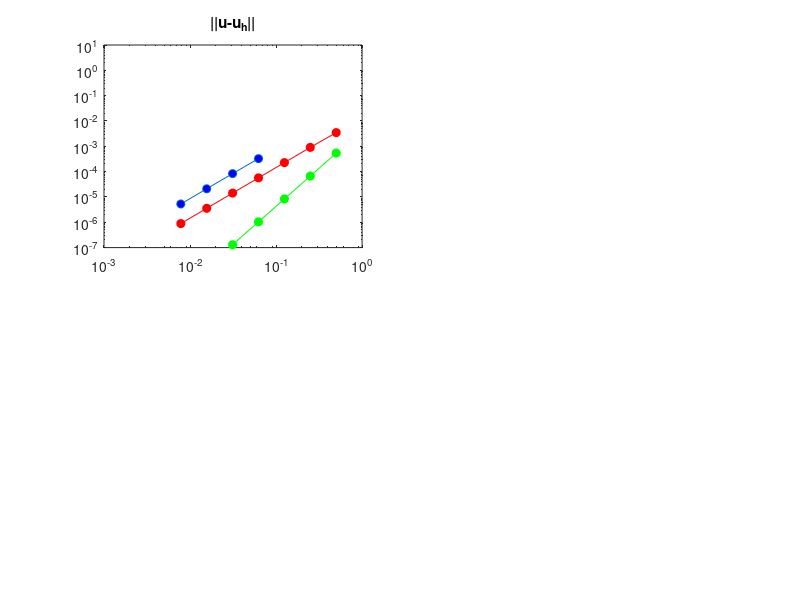

This figure's MATLAB source: (Note: this script raises an error after producing the figure.)
% clear all
% close all
% clc

%% AFG2011 data Table 5.1

AFG_h = 1./[ 16 32 64 128 ];

AFG_U  = [ 3.26e-4 8.35e-5 2.10e-5 5.27e-6 ];
AFG_p  = [ 2.34e-3 8.05e-4 2.74e-4 9.39e-5 ];
AFG_w  = [ 2.70e-3 9.70e-4 3.47e-4 1.24e-4 ];
AFG_dw = [ 1.67e-1 1.24e-1 8.96e-2 6.42e-2 ];

%% KG 2012

KG_h = 1./[ 1 2 4 8 16 32 64 128 ];

KG_U  = [ 1.3023e-2 3.4750e-3 9.0356e-4 2.2699e-4 5.6808e-5 1.4206e-5 3.5516e-6 8.8793e-7 ];
KG_p  = [ 6.3905e-2 4.7041e-2 1.7859e-2 5.4311e-3 1.4932e-3 3.9121e-4 1.0010e-4 2.5318e-5 ];
KG_w  = [ 1.3041e-2 8.2541e-3 9.0512e-4 1.0280e-4 1.2445e-5 1.5424e-6 1.9238e-7 2.4035e-8 ];
KG_dw = [ 1.3452e-1 8.8122e-2 2.0897e-2 5.1304e-3 1.2773e-3 3.1903e-4 7.9741e-5 1.9934e-5 ];

KG_r_U  = [ 1.9060 1.9433 1.9930 1.9985 1.9996 1.9999 2.0000 ];
KG_r_p  = [ 0.4420 1.3973 1.7173 1.8628 1.9324 1.9664 1.9833 ];
KG_r_w  = [ 0.6599 3.1889 3.1383 3.0461 3.0124 3.0031 3.0008 ];
KG_r_dw = [ 0.6102 2.0762 2.0262 2.0060 2.0013 2.0003 2.0001 ];

KG_U_3  = [ 4.4535e-3 5.4116e-4 6.6826e-5 8.3274e-6 1.0401e-6 1.2999e-7 1.6248e-8  0 ];
KG_p_3  = [ 5.0912e-2 1.4807e-2 2.7680e-3 4.1493e-4 5.6544e-5 7.3720e-6 9.4086e-7  0 ];
KG_w_3  = [ 1.2919e-2 6.4247e-4 3.9421e-5 2.4609e-6 1.5379e-7 9.6121e-9 6.0076e-10 0 ];
KG_dw_3 = [ 1.2344e-1 1.2910e-2 1.5248e-3 1.8772e-4 2.3375e-5 2.9190e-6 3.6478e-7  0 ];

KG_r_U_3  = [ 3.0408 3.0176 3.0045 3.0011 3.0003 3.0001 3 ];
KG_r_p_3  = [ 1.7817 2.4194 2.7379 2.8754 2.9393 2.9700 3 ];
KG_r_w_3  = [ 4.3297 4.0266 4.0017 4.0001 4.0000 4.0000 4 ];
KG_r_dw_3 = [ 3.2573 3.0817 3.0220 3.0056 3.0014 3.0004 3 ];

%%

AX = [1e-3 1 1e-7 10];

figure
subplot(2,2,1)
loglog(AFG_h,AFG_U,'-o','markerface','b')
hold on
title('||u-u_h||')
loglog(KG_h(2:end),KG_U(2:end),'-or','markerface','r')
loglog(KG_h(2:end),KG_U_3(2:end),'-og','markerface','g')
axis(AX)
legend('Raviart-Thomas, N=2','Mimetic Spectral, N=2','Mimetic Spectral, N=3',2)
set(legend,'box','off')
set(gca,'ytick',10.^(-12:2:2))
subplot(2,2,2)
loglog(AFG_h,AFG_p,'-o','markerface','b')
hold on
title('||p-p_h||')
loglog(KG_h(2:end),KG_p(2:end),'-or','markerface','r')
loglog(KG_h(2:end),KG_p_3(2:end),'-og','markerface','g')
axis(AX)
set(gca,'ytick',10.^(-12:2:2))
subplot(2,2,3)
loglog(AFG_h,AFG_w,'-o','markerface','b')
hold on
title('||\omega-\omega_h||')
loglog(KG_h(2:end),KG_w(2:end),'-or','markerface','r')
loglog(KG_h(2:end),KG_w_3(2:end),'-og','markerface','g')
axis(AX)
set(gca,'ytick',10.^(-12:2:2))
subplot(2,2,4)
loglog(AFG_h,AFG_dw,'-o','markerface','b')
hold on
title('||curl(\omega-\omega_h)||')
loglog(KG_h(2:end),KG_dw(2:end),'-or','markerface','r')
loglog(KG_h(2:end),KG_dw_3(2:end),'-og','markerface','g')
axis(AX)
set(gca,'ytick',10.^(-12:2:2))


%% Normal velocity - vorticity

KG_h = 1./[ 1 2 4 8 16 32 64 128 ];

KG_U  = [ 1.3023e-2 3.4823e-3 9.0346e-4 2.2698e-4 5.6808e-5 1.4206e-5 3.5516e-6 8.8793e-7 ];
KG_p  = [ 6.3905e-2 4.7019e-2 1.7859e-2 5.4311e-3 1.4932e-3 3.9121e-4 1.0010e-4 2.5318e-5 ];
KG_w  = [ 1.3041e-2 7.0980e-3 8.3874e-4 1.0030e-4 1.2364e-5 1.5399e-6 1.9230e-7 2.4032e-8 ];
KG_dw = [ 1.3452e-1 8.2635e-2 2.0675e-2 5.1229e-3 1.2771e-3 3.1903e-4 7.9741e-5 1.9934e-5 ];

KG_r_U  = [ 1.9030 1.9465 1.9929 1.9984 1.9996 1.9999 2.0000 ];
KG_r_p  = [ 0.4427 1.3966 1.7173 1.8628 1.9324 1.9664 1.9833 ];
KG_r_w  = [ 0.8776 3.0811 3.0639 3.0201 3.0053 3.0013 3.0003 ];
KG_r_dw = [ 0.7030 1.9989 2.0128 2.0041 2.0011 2.0003 2.0001 ];

%% Tangential velocity - pressure

KG_h = 1./[ 1 2 4 8 16 32 64 128 ];

KG_U  = [ 1.4033e-2 3.4893e-3 9.0327e-4 2.2698e-4 5.6808e-5 1.4206e-5 3.5516e-6 8.8793e-7 ];
KG_p  = [ 8.5909e-2 4.1802e-2 1.6562e-2 5.2252e-3 1.4646e-3 3.8745e-4 9.9622e-5 2.5257e-5 ];
KG_w  = [ 2.2744e-2 7.3839e-3 8.5358e-4 1.0109e-4 1.2410e-5 1.5426e-6 1.9247e-7 2.4042e-8 ];
KG_dw = [ 1.6042e-1 8.5332e-2 2.1100e-2 5.1798e-3 1.2843e-3 3.1994e-4 7.9855e-5 1.9949e-5 ];

KG_r_U  = [ 2.0078 1.9497 1.9926 1.9984 1.9996 1.9999 2.0000 ];
KG_r_p  = [ 1.0392 1.3357 1.6644 1.8350 1.9184 1.9595 1.9798 ];
KG_r_w  = [ 1.6230 3.1128 3.0778 3.0262 3.0080 3.0026 3.0010 ];
KG_r_dw = [ 0.9107 2.0158 2.0263 2.0119 2.0051 2.0023 2.0011 ];

%% Vorticity - pressure

KG_h = 1./[ 1 2 4 8 16 32 64 128 ];

KG_U  = [ 3.6483e+13 1.0123e+13 2.3656e+12 4.3332e+11 7.6147e+10 5.9986e+10 1.0518e+10 1.8497e+09];
KG_p  = [ 7.4870e-02 4.3836e-02 1.7086e-02 5.3063e-03 1.4757e-03 3.8889e-04 9.9806e-05 2.5280e-05];
KG_w  = [ 1.3041e-02 7.0982e-03 8.3890e-04 1.0035e-04 1.2375e-05 1.5416e-06 1.9255e-07 2.4065e-08];
KG_dw = [ 1.3452e-01 8.2636e-02 2.0675e-02 5.1232e-03 1.2771e-03 3.1903e-04 7.9742e-05 1.9934e-05];

KG_r_U  = [ 1.8497 2.0973 2.4487 2.5086 2.5152 2.5117 2.5075 ];
KG_r_p  = [ 0.7723 1.3593 1.6870 1.8464 1.9239 1.9622 1.9811 ];
KG_r_w  = [ 0.8775 3.0809 3.0634 3.0196 3.0050 3.0011 3.0002 ];
KG_r_dw = [ 0.7030 1.9989 2.0128 2.0041 2.0011 2.0003 2.0001 ];
